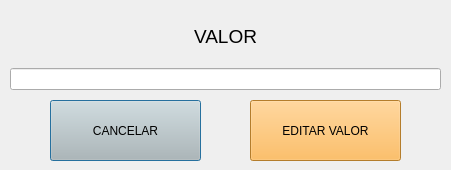
<?xml version="1.0" encoding="UTF-8"?>
<ui version="4.0">
 <class>EditConfig</class>
 <widget class="QDialog" name="EditConfig">
  <property name="geometry">
   <rect>
    <x>0</x>
    <y>0</y>
    <width>451</width>
    <height>170</height>
   </rect>
  </property>
  <property name="windowTitle">
   <string>Dialog</string>
  </property>
  <widget class="QPushButton" name="cancelConfigEditBtn">
   <property name="geometry">
    <rect>
     <x>50</x>
     <y>100</y>
     <width>151</width>
     <height>61</height>
    </rect>
   </property>
   <property name="styleSheet">
    <string notr="true">font: 700 10pt &quot;Ubuntu&quot;;
background-color: rgb(186, 189, 182);</string>
   </property>
   <property name="text">
    <string>CANCELAR</string>
   </property>
  </widget>
  <widget class="QPushButton" name="updateConfigBtn">
   <property name="geometry">
    <rect>
     <x>250</x>
     <y>100</y>
     <width>151</width>
     <height>61</height>
    </rect>
   </property>
   <property name="styleSheet">
    <string notr="true">background-color: rgb(252, 175, 62);
font: 700 10pt &quot;Ubuntu&quot;;</string>
   </property>
   <property name="text">
    <string>EDITAR VALOR</string>
   </property>
  </widget>
  <widget class="QWidget" name="gridLayoutWidget_2">
   <property name="geometry">
    <rect>
     <x>10</x>
     <y>10</y>
     <width>431</width>
     <height>80</height>
    </rect>
   </property>
   <layout class="QGridLayout" name="gridLayout_2">
    <item row="0" column="0">
     <widget class="QLabel" name="label_4">
      <property name="font">
       <font>
        <pointsize>14</pointsize>
       </font>
      </property>
      <property name="text">
       <string>VALOR</string>
      </property>
      <property name="alignment">
       <set>Qt::AlignCenter</set>
      </property>
     </widget>
    </item>
    <item row="1" column="0">
     <widget class="QLineEdit" name="valueEdit"/>
    </item>
   </layout>
  </widget>
 </widget>
 <resources/>
 <connections/>
</ui>
